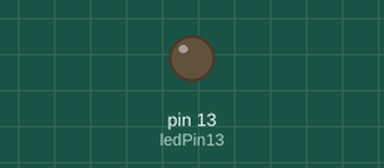
Recording of a sketch running on a simulated Arduino Uno, built with avr-gcc and run on an emulated ATmega328P. Parts: output pins drawn as LEDs (lit = HIGH). What the sketch prints to the serial monitor is not drawn.

Above: at 0.6 s.
At 2.8 s:
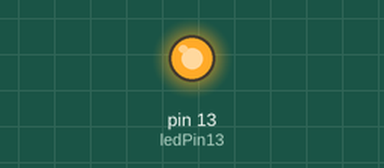
Timing chart, 0 to 8.0 s (numbered marks = the images above):
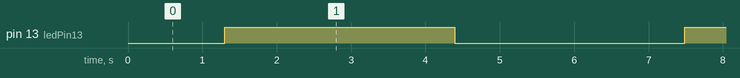

Measured:
- by itself, pin 13 (ledPin13): alternates HIGH for 3.1 s and LOW for 3.1 s

The sketch:

LED.ino
```cpp
int ledPin13 = 13;

void setup() {
  pinMode(ledPin13, OUTPUT);
  Serial.begin(9600);
}

void loop() {

  for (int x = 0; x < 255; x++) {
    analogWrite(ledPin13, x);
    delay(10);
    Serial.println(x);
  }
  delay(500);
  for (int x = 255; x > 0; x--) {
    analogWrite(ledPin13, x);
    delay(10);
    Serial.println(x);
  }
  delay(500);

}
```
